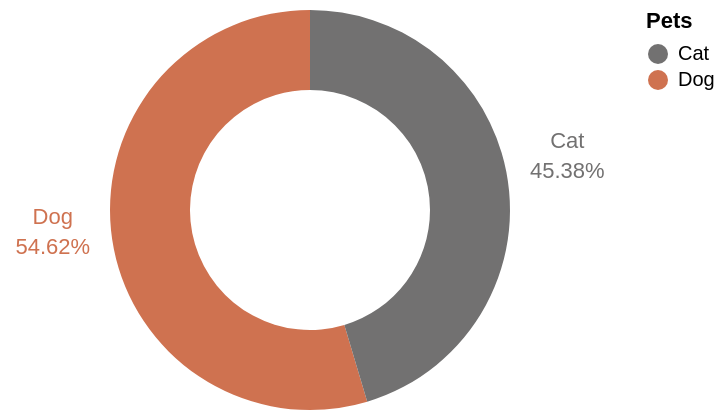

Here is the Vega-Lite specification saved for this chart:
### Vega-Lite specification from a JSON file in a GitHub repository (floating-point values rounded to 4 significant figures)
{"$schema": "https://vega.github.io/schema/vega-lite/v5.json", "config": {"view": {"stroke": ""}}, "width": 300, "height": 200, "description": "Overview of Dogs and Cats in US", "data": {"values": [{"Pets": "Dog", "value": 0.5462, "Owners": 42942}, {"Pets": "Cat", "value": 0.4538, "Owners": 35675}]}, "mark": {"type": "arc", "innerRadius": 50}, "encoding": {"theta": {"field": "value", "type": "quantitative", "stack": true, "scale": {"reverse": false}}, "color": {"field": "Pets", "type": "nominal", "scale": {"range": ["#727171", " #CF7250"]}}, "tooltip": [{"field": "Pets", "type": "nominal", "title": "Pet"}, {"field": "Owners", "type": "quantitative", "format": ",", "title": "Pets Owners (1000s)"}]}, "layer": [{"mark": {"type": "arc", "innerRadius": 60}}, {"mark": {"type": "text", "radius": 130}, "encoding": {"text": {"field": "value", "type": "quantitative", "format": ".2%"}}}, {"mark": {"type": "text", "radius": 130, "dy": -15}, "encoding": {"text": {"field": "Pets", "type": "nominal", "fontWeight": "bold"}}}]}
